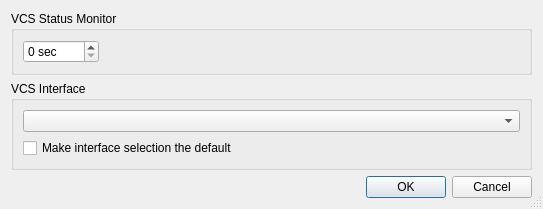
<?xml version="1.0" encoding="UTF-8"?>
<ui version="4.0">
 <class>UserPropertiesDialog</class>
 <widget class="QDialog" name="UserPropertiesDialog">
  <property name="geometry">
   <rect>
    <x>0</x>
    <y>0</y>
    <width>543</width>
    <height>182</height>
   </rect>
  </property>
  <property name="windowTitle">
   <string>User Project Properties</string>
  </property>
  <property name="whatsThis">
   <string>&lt;b&gt;User Project Properties&lt;/b&gt;
&lt;p&gt;This dialog is used to show and edit the user specific project properties.&lt;/p&gt;</string>
  </property>
  <property name="sizeGripEnabled">
   <bool>true</bool>
  </property>
  <layout class="QVBoxLayout" name="_2">
   <item>
    <widget class="QGroupBox" name="groupBox_2">
     <property name="title">
      <string>VCS Status Monitor</string>
     </property>
     <layout class="QHBoxLayout" name="_3">
      <item>
       <widget class="QSpinBox" name="vcsStatusMonitorIntervalSpinBox">
        <property name="toolTip">
         <string>Select the interval in seconds for VCS status updates (0 to disable)</string>
        </property>
        <property name="suffix">
         <string> sec</string>
        </property>
        <property name="maximum">
         <number>3600</number>
        </property>
       </widget>
      </item>
      <item>
       <spacer>
        <property name="orientation">
         <enum>Qt::Horizontal</enum>
        </property>
        <property name="sizeHint" stdset="0">
         <size>
          <width>40</width>
          <height>20</height>
         </size>
        </property>
       </spacer>
      </item>
     </layout>
    </widget>
   </item>
   <item>
    <widget class="QGroupBox" name="vcsGroup">
     <property name="title">
      <string>VCS Interface</string>
     </property>
     <layout class="QVBoxLayout" name="_4">
      <item>
       <widget class="QComboBox" name="vcsInterfaceCombo">
        <property name="toolTip">
         <string>Select the vcs interface to be used</string>
        </property>
       </widget>
      </item>
      <item>
       <widget class="QCheckBox" name="vcsInterfaceDefaultCheckBox">
        <property name="toolTip">
         <string>Select to make the interface selection the default for the project</string>
        </property>
        <property name="text">
         <string>Make interface selection the default</string>
        </property>
       </widget>
      </item>
     </layout>
    </widget>
   </item>
   <item>
    <widget class="QDialogButtonBox" name="buttonBox">
     <property name="orientation">
      <enum>Qt::Horizontal</enum>
     </property>
     <property name="standardButtons">
      <set>QDialogButtonBox::Cancel|QDialogButtonBox::Ok</set>
     </property>
    </widget>
   </item>
  </layout>
 </widget>
 <tabstops>
  <tabstop>vcsStatusMonitorIntervalSpinBox</tabstop>
  <tabstop>vcsInterfaceCombo</tabstop>
  <tabstop>vcsInterfaceDefaultCheckBox</tabstop>
  <tabstop>buttonBox</tabstop>
 </tabstops>
 <resources/>
 <connections>
  <connection>
   <sender>buttonBox</sender>
   <signal>accepted()</signal>
   <receiver>UserPropertiesDialog</receiver>
   <slot>accept()</slot>
   <hints>
    <hint type="sourcelabel">
     <x>81</x>
     <y>293</y>
    </hint>
    <hint type="destinationlabel">
     <x>27</x>
     <y>235</y>
    </hint>
   </hints>
  </connection>
  <connection>
   <sender>buttonBox</sender>
   <signal>rejected()</signal>
   <receiver>UserPropertiesDialog</receiver>
   <slot>reject()</slot>
   <hints>
    <hint type="sourcelabel">
     <x>163</x>
     <y>285</y>
    </hint>
    <hint type="destinationlabel">
     <x>129</x>
     <y>232</y>
    </hint>
   </hints>
  </connection>
 </connections>
</ui>
